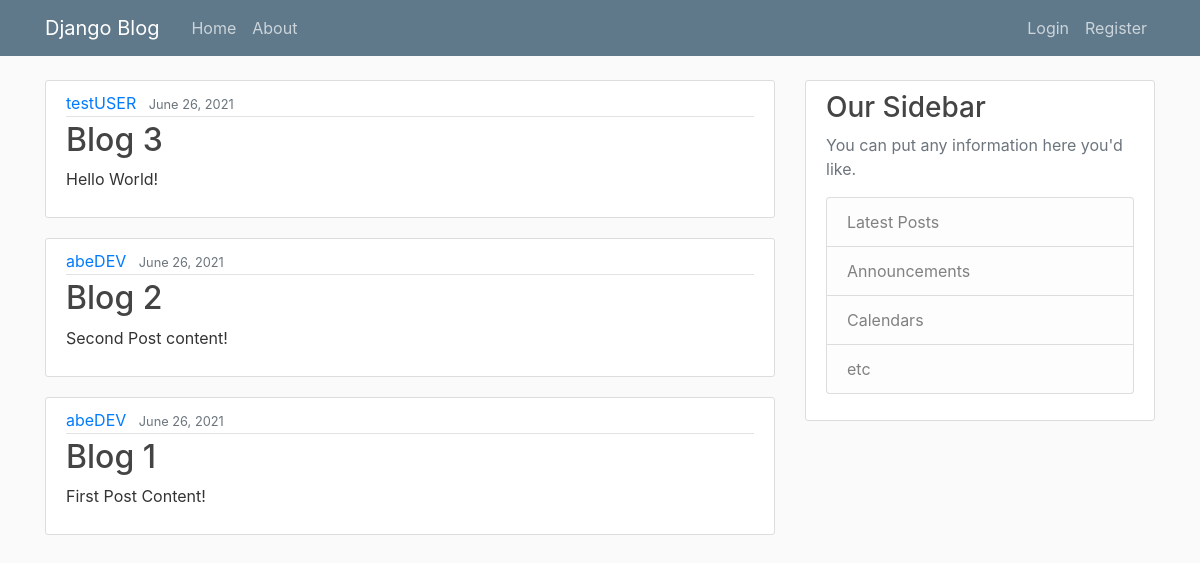
The app's page /, older data.
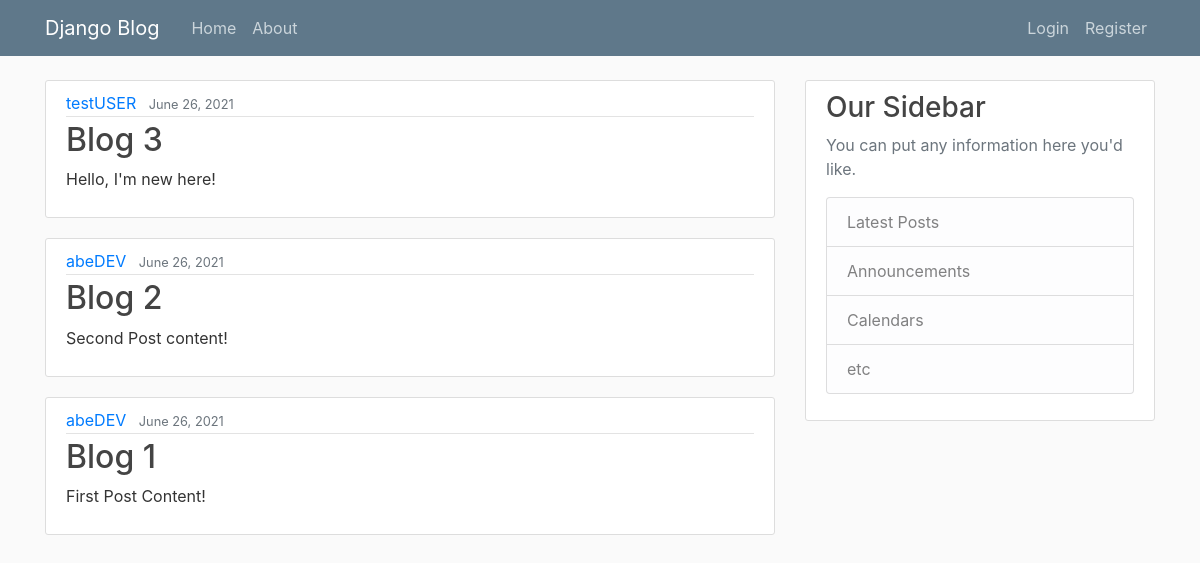
The same page, newer data.
### blog/models.py (models this page shows, shortened)
class Post(models.Model):
    title = models.CharField(max_length=100)
    content = models.TextField()
    date_posted = models.DateTimeField(default=timezone.now)
    author = models.ForeignKey(User, on_delete=models.CASCADE)

### blog/views.py (the view)
# urls.py: path('', PostListView.as_view(), name='blog-home'),
class PostListView(ListView):
    model = Post
    template_name = 'blog/home.html'  # <app>/<model>_<viewtype>.html
    context_object_name = 'posts'
    ordering = ['-date_posted']
    paginate_by = 5

### blog/templates/blog/home.html
{%extends "blog/base.html"%}
{%block content%}
    {%for post in posts %}
        <article class="media content-section">
            <div class="media-body">
            <div class="article-metadata">
                <a class="mr-2" href="#">{{ post.author }}</a>
                <small class="text-muted">{{ post.date_posted|date:"F d, Y" }}</small>
            </div>
            <h2><a class="article-title" href="#">{{ post.title }}</a></h2>
            <p class="article-content">{{ post.content }}</p>
            </div>
        </article>
    {% endfor %}
{%endblock content%}

Row changes from the older to the newer data that the page shows:
changed Post "Blog 3": content "Hello World!" → "Hello, I'm new here!"
